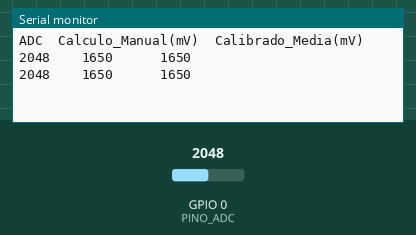
Simulated run of this sketch. Board: ESP32. On the bench: the last lines printed to the serial monitor. The test bench sets the inputs (shaded band); at power-on: GPIO 0 (PINO_ADC) = 2048 (analog values on the 0–4095 scale).

Above: at 1.2 s.
1.3 s: GPIO 0 (PINO_ADC) set to 2866
At 2.3 s:
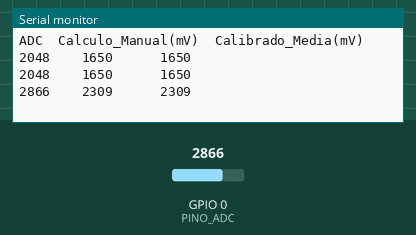
2.8 s: GPIO 0 (PINO_ADC) set to 3603
At 3.7 s:
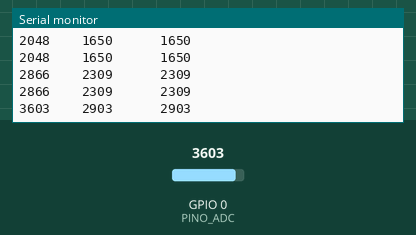
Timing chart, 0 to 5.8 s (numbered marks = the images above; inputs shaded):
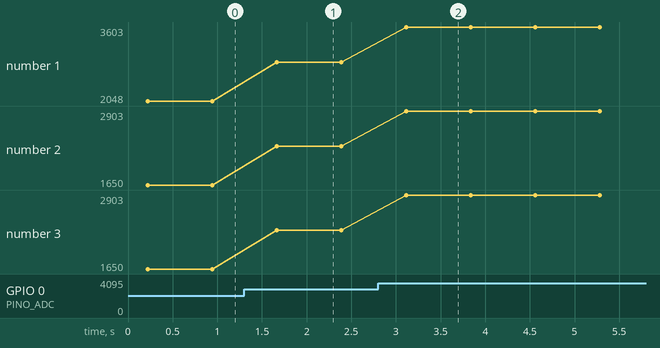

Measured:
- after the input at 1.3 s, the serial monitor: prints a new line after 0.37 s (image 1)
- after the input at 2.8 s, the serial monitor: prints a new line after 0.31 s (image 2)
- plotted number 1: 2048 → 2866 after the input at 1.3 s, 2866 → 3603 after the input at 2.8 s
- plotted number 2: 1650 → 2309 after the input at 1.3 s, 2309 → 2903 after the input at 2.8 s
- plotted number 3: 1650 → 2309 after the input at 1.3 s, 2309 → 2903 after the input at 2.8 s

The sketch:

exemplo.ino
```cpp
#define PINO_ADC 0  // Ajuste para o pino do seu ESP32 (34 para ESP32 normal, 3 para C3)
#define NUM_LEITURAS 100

void setup() {
  Serial.begin(115200);
  analogReadResolution(12);
  analogSetAttenuation(ADC_11db);

  Serial.println("ADC\tCalculo_Manual(mV)\tCalibrado_Media(mV)");
}

void loop() {
  uint32_t soma_raw = 0;
  uint32_t soma_calibrada = 0;

  for (int i = 0; i < NUM_LEITURAS; i++) {
    soma_raw += analogRead(PINO_ADC);
    soma_calibrada += analogReadMilliVolts(PINO_ADC);
    delay(2); // pequeno intervalo entre leituras, ajuda a evitar leituras muito correlacionadas
  }

  uint32_t media_raw = soma_raw / NUM_LEITURAS;
  uint32_t media_calibrada = soma_calibrada / NUM_LEITURAS;
  uint32_t tensao_manual = (media_raw * 3300) / 4095;

  Serial.print(media_raw);
  Serial.print("\t\t");
  Serial.print(tensao_manual);
  Serial.print("\t\t\t");
  Serial.println(media_calibrada);

  delay(500);
}
```
